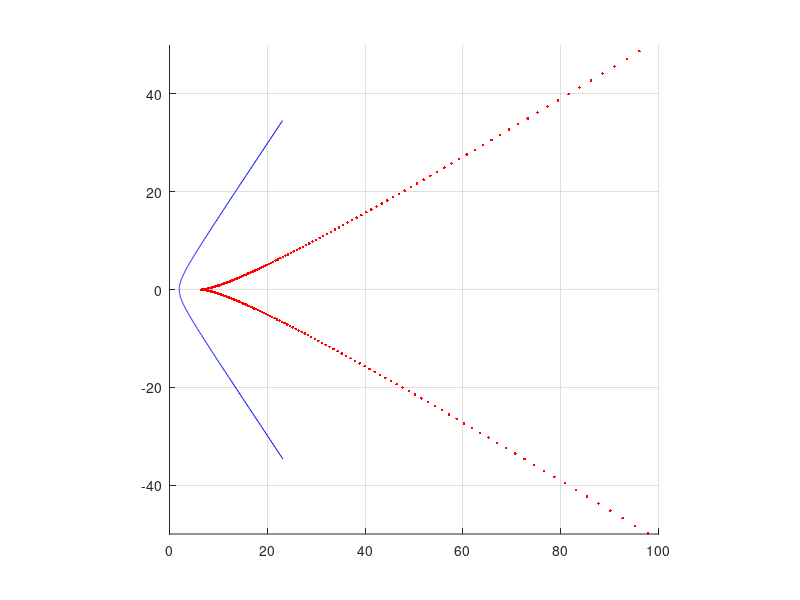

MATLAB code for this plot:
a=2;
b=3;
step = 0.01;
#правая ветвь гиперболы
x= @(t) a*cosh(t);
y= @(t) b*sinh(t);
#1 и 2 производные
dfx = @(t)(x(t+step)-x(t))/step;
dfy = @(t)(y(t+step)-y(t))/step;
d2fx = @(t) (dfx(t+step)-dfx(t))/step;
d2fy = @(t) (dfy(t+step)-dfy(t))/step;

fig = figure();
axis equal;
axis([0, 100, -50, 50]);
hold on;
grid on
u = -pi:step:pi;
plot(x(u),y(u),'color','blue')
for h = u
  multiplier = (dfx(h)^2 + dfy(h)^2)/(dfx(h)*d2fy(h) - d2fx(h)*dfy(h));
  X = x(h) - dfy(h) * multiplier;
  Y = y(h) + dfx(h) * multiplier;
  plot(X,Y,'color','red');
  drawnow
endfor
